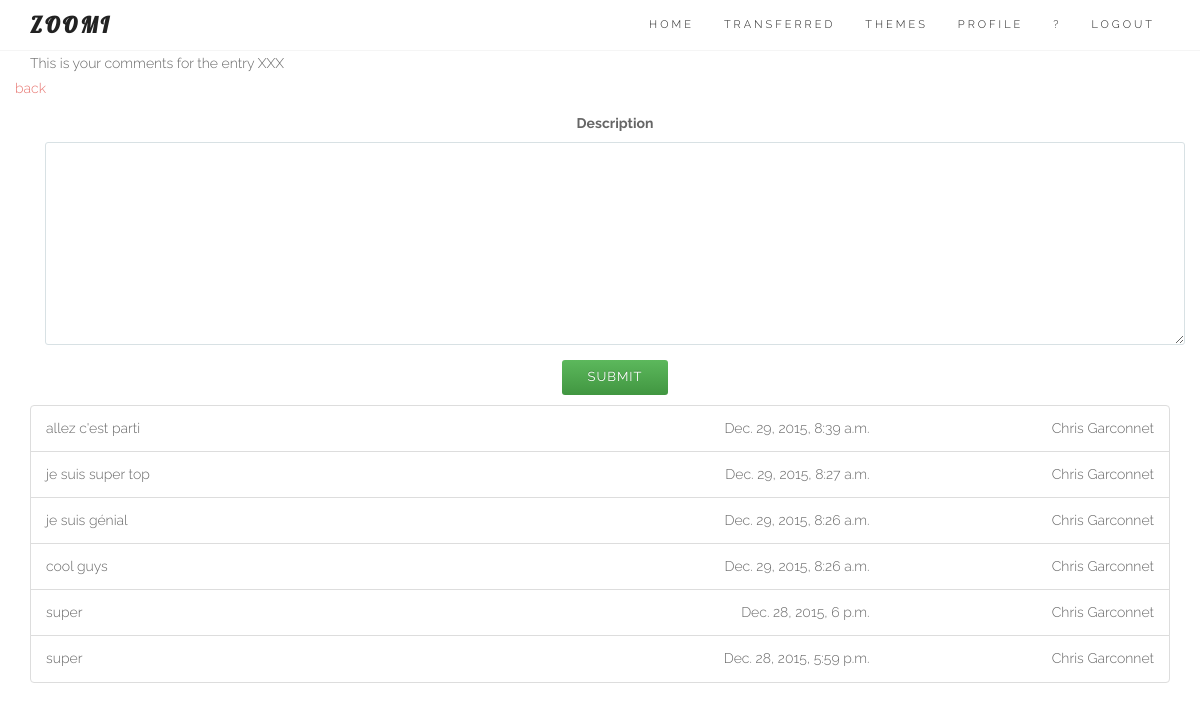
Screenshot of /entries/39/comment/ (signed in) with the database file from the repository.
### core/models.py (models this page shows, shortened)
class Comment(models.Model):
	user = models.ForeignKey(User)
	entry = models.ForeignKey(Entry)
	description = models.TextField(null=True, blank=True)
	source = models.IntegerField(choices=SOURCE_CHOICES, null=True, blank=True)
	created_at = models.DateTimeField(auto_now_add=True)

### core/views.py (the view, shortened to what this page needs)
# urls.py: url(r'^entries/(?P<pk>\d+)/comment/$', login_required(coreviews.CommentListAppendView.as_view()), name='commentlist'),
class CommentListAppendView(ListCommentView):
	model = coremodels.Comment
	template_name = 'comment/list.html'
	context_object_name = 'comment'
	def get_queryset(self):
		entry = coremodels.Entry.objects.get(id=self.kwargs['pk'])
		return coremodels.Comment.objects.filter(entry=entry).order_by('-created_at')

### core/models.py
class CommentCreateForm(ModelForm):
	class Meta:
		model = Comment
		fields = ['description'] # the form on the homepage
	def __init__(self, *args, **kwargs): # current_business, as parameter (cf Creeam)
		super(CommentCreateForm, self).__init__(*args, **kwargs)
		self.fields['description'].widget.attrs['autofocus'] = "on"

### core/models.py (called while the page is built)
	def get(self, request, *args, **kwargs):
		self.object_list = self.get_queryset()
		allow_empty = self.get_allow_empty()
		if not allow_empty and len(self.object_list) == 0:
			raise Http404(_(u"Empty list and '%(class_name)s.allow_empty' is False.")
							% {'class_name': self.__class__.__name__})
		self.object = None
		form_class = self.get_form_class()
		form = self.get_form(form_class)
		context = self.get_context_data(object_list=self.object_list, form=form)
		return self.render_to_response(context)

### templates/comment/list.html (shortened to what this page needs)
{% extends "base/theme.html" %}
{% load sitegate %}
{% load staticfiles %}
{% block page_sub_title %}
This is your comments for the entry XXX
{% endblock %}
{% block content %}
<link rel="stylesheet" href="{% static "css/zoomi.css" %}">
<section id="services">
	<div class="container">
		<div class="row ">
			<a href="/">back</a>
			<div class="col-lg-12 text-center">
				{% include 'comment/create.html' %}
		</div>
		</div>
		<div class="row ">
			<div class="col-lg-12 text-center">
						<ul id="comment_list">
						   	{% for objects in object_list %}
{% block detail %}
									{% include 'comment/details.html' %}
{% endblock %}
							{% endfor %}
						</ul>
			</div>
		</div>
	</div>
</section>
{% endblock %}

### templates/comment/details.html
<li id="entry_{{ objects.id }}" class="list-group-item {% if objects.section == 1 %}active{% endif %}">
  	<div class="row">
  		<div class="col-xs-6 col-sm-6 col-md-6 text-left">
  			{{ objects.description }}
  		</div>
  		<div class="col-xs-3 col-sm-3 col-md-3 text-right">
  			{{ objects.created_at }}
  		</div>
  		<div class="col-xs-3 col-sm-3 col-md-3 text-right">
  			{{ objects.user.get_full_name }}
  		</div>
	</div>
</li>

### static/css/style.css (style rules this page uses)
body { font: 300 14px/1.8 'Raleway', sans-serif; color: #666; overflow-x: hidden; }
a { color: #E7746F; }
.navbar a, .form-control { -webkit-transition: all 0.4s ease-in-out 0s; -moz-transition: all 0.4s ease-in-out 0s; -ms-transition: all 0.4s ease-in-out 0s; -o-transition: all 0.4s ease-in-out 0s; transition: all 0.4s ease-in-out 0s; }
a, .btn { -webkit-transition: all 0.125s ease-in-out 0s; -moz-transition: all 0.125s ease-in-out 0s; -ms-transition: all 0.125s ease-in-out 0s; -o-transition: all 0.125s ease-in-out 0s; transition: all 0.125s ease-in-out 0s; }
.btn, .form-control, .form-control:hover, .form-control:focus, .navbar-custom .dropdown-menu { -webkit-box-shadow: none; box-shadow: none; }
.btn, .iconbox, .progress, #filter li, .scroll-up a, .form-control, .input-group-addon { -webkit-border-radius: 3px; -moz-border-radius: 3px; -o-border-radius: 3px; border-radius: 3px; }
.form-control { background: #FFF; border: 1px solid #D8E1E4; font-size: 12px; padding: 0 15px; }
textarea.form-control { padding: 15px; max-width: 100%; min-width: 100%; }

### static/css/zoomi.css (style rules this page uses)
html { position: relative; min-height: 100%; }
body { margin-bottom: 130px; }
ul { padding: 0; text-align: left; list-style: none; }

### rows the page displays
Comment: description "allez c'est parti", created_at "Dec. 29, 2015, 8:39 a.m.", user.get_full_name "Chris Garconnet"
Comment: description "je suis super top", created_at "Dec. 29, 2015, 8:27 a.m.", user.get_full_name "Chris Garconnet"
Comment: description "je suis génial", created_at "Dec. 29, 2015, 8:26 a.m.", user.get_full_name "Chris Garconnet"
Comment: description "cool guys", created_at "Dec. 29, 2015, 8:26 a.m.", user.get_full_name "Chris Garconnet"
Comment: description "super", created_at "Dec. 28, 2015, 6 p.m.", user.get_full_name "Chris Garconnet"
Comment: description "super", created_at "Dec. 28, 2015, 5:59 p.m.", user.get_full_name "Chris Garconnet"

### other values shown
{{ field.label }} "Description"
